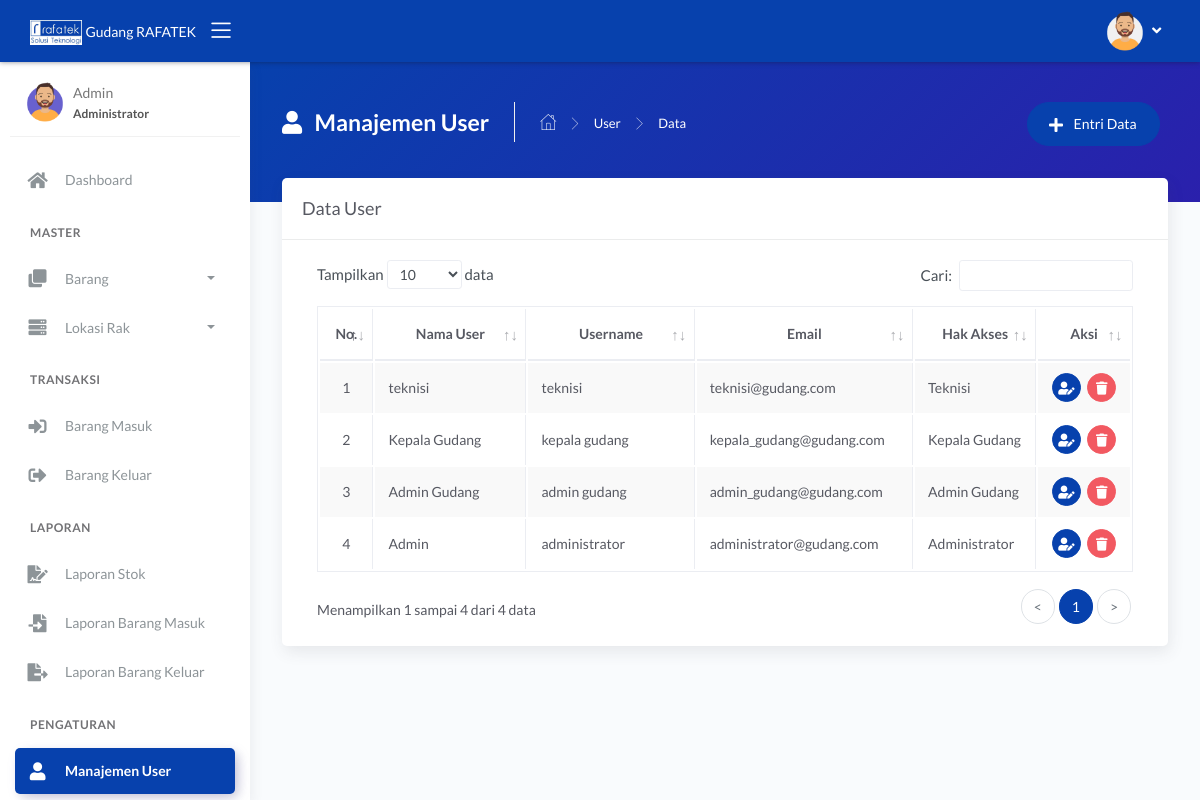
The page /main.php?module=user (signed in) on the database its author committed.
### tables this page shows
CREATE TABLE `tbl_user` (
  `id_user` int NOT NULL,
  `nama_user` varchar(30) NOT NULL,
  `username` varchar(30) NOT NULL,
  `email` varchar(100) NOT NULL DEFAULT '',
  `password` varchar(255) NOT NULL,
  `foto_profil` varchar(255) DEFAULT NULL,
  `hak_akses` enum('Administrator','Admin Gudang','Kepala Gudang','User','Teknisi') NOT NULL
);

### modules/user/tampil_data.php (the view, shortened to what this page needs)
<?php
if (basename($_SERVER['PHP_SELF']) === basename(__FILE__)) {
  header('location: 404.html');
}
else {
?>
  <div class="panel-header bg-secondary-gradient">
    <div class="page-inner py-45">
      <div class="d-flex align-items-left align-items-md-top flex-column flex-md-row">
        <div class="page-header text-white">
          <h4 class="page-title text-white"><i class="fas fa-user mr-2"></i> Manajemen User</h4>
          <ul class="breadcrumbs">
            <li class="nav-home"><a href="?module=dashboard"><i class="flaticon-home text-white"></i></a></li>
            <li class="separator"><i class="flaticon-right-arrow"></i></li>
            <li class="nav-item"><a href="?module=user" class="text-white">User</a></li>
            <li class="separator"><i class="flaticon-right-arrow"></i></li>
            <li class="nav-item"><a>Data</a></li>
          </ul>
        </div>
        <div class="ml-md-auto py-2 py-md-0">
          <a href="?module=form_entri_user" class="btn btn-secondary btn-round mr-2">
            <span class="btn-label"><i class="fa fa-plus mr-2"></i></span> Entri Data
          </a>
        </div>
      </div>
    </div>
  </div>
  <div class="page-inner mt--5">
    <div class="card">
      <div class="card-header">
        <div class="card-title">Data User</div>
      </div>
      <div class="card-body">
        <div class="table-responsive">
          <table id="basic-datatables" class="display table table-bordered table-striped table-hover">
            <thead>
              <tr>
                <th class="text-center">No.</th>
                <th class="text-center">Nama User</th>
                <th class="text-center">Username</th>
                <th class="text-center">Email</th>
                <th class="text-center">Hak Akses</th>
                <th class="text-center">Aksi</th>
              </tr>
            </thead>
            <tbody>
              <?php
              $no = 1;
              $query = mysqli_query($mysqli, "SELECT id_user, nama_user, username, email, hak_akses FROM tbl_user ORDER BY id_user DESC")
                                              or die('Ada kesalahan pada query tampil data : ' . mysqli_error($mysqli));
              while ($data = mysqli_fetch_assoc($query)) { ?>
                <tr>
                  <td width="30" class="text-center"><?php echo $no++; ?></td>
                  <td width="180"><?php echo $data['nama_user']; ?></td>
                  <td width="180"><?php echo $data['username']; ?></td>
                  <td width="200"><?php echo $data['email']; ?></td>
                  <td width="100"><?php echo $data['hak_akses']; ?></td>
                  <td width="90" class="text-center">
                    <div>
                      <a href="?module=form_edit_profil&id=<?php echo $data['id_user']; ?>" class="btn btn-icon btn-round btn-info btn-sm mr-md-1" data-toggle="tooltip" data-placement="top" title="Edit">
                        <i class="fas fa-user-edit fa-sm"></i>
                      </a>
                      <a href="modules/user/proses_hapus.php?id=<?php echo $data['id_user']; ?>" onclick="return confirm('Anda yakin ingin menghapus data user dengan username <?php echo $data['username']; ?>?')" class="btn btn-icon btn-round btn-danger btn-sm" data-toggle="tooltip" data-placement="top" title="Hapus">
                        <i class="fas fa-trash fa-sm"></i>
                      </a>
                    </div>
                  </td>
                </tr>
              <?php } ?>
            </tbody>
          </table>
        </div>
      </div>
    </div>
  </div>
<?php } ?>

### rows shown on the page
tbl_user: nama_user "teknisi", username "teknisi", email "teknisi@gudang.com", hak_akses "Teknisi"
tbl_user: nama_user "Kepala Gudang", username "kepala gudang", email "kepala_gudang@gudang.com", hak_akses "Kepala Gudang"
tbl_user: nama_user "Admin Gudang", username "admin gudang", email "admin_gudang@gudang.com", hak_akses "Admin Gudang"
tbl_user: nama_user "Admin", username "administrator", email "administrator@gudang.com", hak_akses "Administrator"

### other values the page prints
$_SESSION['nama_user'] "Admin"
$_SESSION['hak_akses'] "Administrator"
